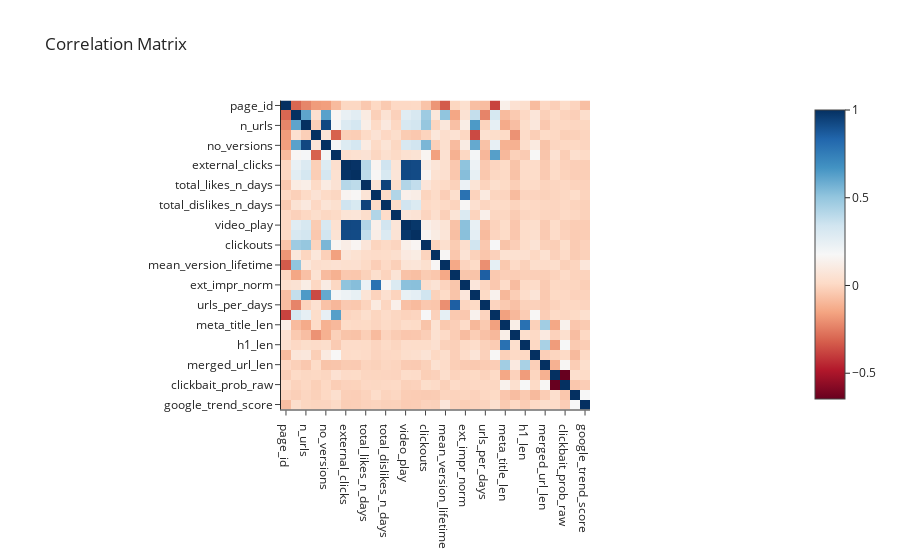

The code cell stored with this chart in its notebook:
### Code cell
# Compute the correlation matrix
corr_matrix = df[num_variables].corr()

# Print the correlation matrix
print(corr_matrix)

# Create heatmap of correlation matrix
fig = px.imshow(corr_matrix, color_continuous_scale='RdBu', title='Correlation Matrix')
fig.show()

### Figure 1 — Plotly figure (JSON) as saved in the notebook; plotly's stock layout.template omitted (floating-point values rounded to 4 significant figures; data arrays with more than 128 entries replaced by an {"elided": "..."} marker saying what was removed)
{"data": [{"coloraxis": "coloraxis", "hovertemplate": "x: %{x}<br>y: %{y}<br>color: %{z}<extra></extra>", "name": "0", "type": "heatmap", "x": ["page_id", "n_days", "n_urls", "age", "no_versions", "word_count", "external_clicks", "external_impressions", "total_likes_n_days", "daily_likes_median", "total_dislikes_n_days", "daily_dislikes_median", "video_play", "page_impressions", "clickouts", "ctr", "mean_version_lifetime", "publ_freq", "ext_impr_norm", "urls_per_age", "urls_per_days", "scraped_word_count", "meta_title_len", "meta_desc_len", "h1_len", "abstract_len", "merged_url_len", "clickbait_prob", "clickbait_prob_raw", "google_trend_prob", "google_trend_score"], "xaxis": "x", "y": ["page_id", "n_days", "n_urls", "age", "no_versions", "word_count", "external_clicks", "external_impressions", "total_likes_n_days", "daily_likes_median", "total_dislikes_n_days", "daily_dislikes_median", "video_play", "page_impressions", "clickouts", "ctr", "mean_version_lifetime", "publ_freq", "ext_impr_norm", "urls_per_age", "urls_per_days", "scraped_word_count", "meta_title_len", "meta_desc_len", "h1_len", "abstract_len", "merged_url_len", "clickbait_prob", "clickbait_prob_raw", "google_trend_prob", "google_trend_score"], "yaxis": "y", "z": {"elided": "31x31 float values"}}], "layout": {"coloraxis": {"colorscale": [[0, "rgb(103,0,31)"], [0.1, "rgb(178,24,43)"], [0.2, "rgb(214,96,77)"], [0.3, "rgb(244,165,130)"], [0.4, "rgb(253,219,199)"], [0.5, "rgb(247,247,247)"], [0.6, "rgb(209,229,240)"], [0.7, "rgb(146,197,222)"], [0.8, "rgb(67,147,195)"], [0.9, "rgb(33,102,172)"], [1, "rgb(5,48,97)"]]}, "title": {"text": "Correlation Matrix"}, "xaxis": {"anchor": "y", "constrain": "domain", "domain": [0, 1], "scaleanchor": "y"}, "yaxis": {"anchor": "x", "autorange": "reversed", "constrain": "domain", "domain": [0, 1]}}}
